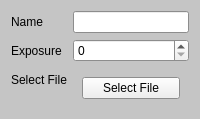
            <widget class="QWidget" name="stackCaptureOptions">
             <property name="palette">
              <palette>
               <active>
                <colorrole role="Base">
                 <brush brushstyle="SolidPattern">
                  <color alpha="255">
                   <red>255</red>
                   <green>255</green>
                   <blue>255</blue>
                  </color>
                 </brush>
                </colorrole>
                <colorrole role="Window">
                 <brush brushstyle="SolidPattern">
                  <color alpha="255">
                   <red>197</red>
                   <green>197</green>
                   <blue>197</blue>
                  </color>
                 </brush>
                </colorrole>
               </active>
               <inactive>
                <colorrole role="Base">
                 <brush brushstyle="SolidPattern">
                  <color alpha="255">
                   <red>255</red>
                   <green>255</green>
                   <blue>255</blue>
                  </color>
                 </brush>
                </colorrole>
                <colorrole role="Window">
                 <brush brushstyle="SolidPattern">
                  <color alpha="255">
                   <red>197</red>
                   <green>197</green>
                   <blue>197</blue>
                  </color>
                 </brush>
                </colorrole>
               </inactive>
               <disabled>
                <colorrole role="Base">
                 <brush brushstyle="SolidPattern">
                  <color alpha="255">
                   <red>197</red>
                   <green>197</green>
                   <blue>197</blue>
                  </color>
                 </brush>
                </colorrole>
                <colorrole role="Window">
                 <brush brushstyle="SolidPattern">
                  <color alpha="255">
                   <red>197</red>
                   <green>197</green>
                   <blue>197</blue>
                  </color>
                 </brush>
                </colorrole>
               </disabled>
              </palette>
             </property>
             <layout class="QVBoxLayout" name="verticalLayout_4">
              <item>
               <layout class="QFormLayout" name="formLayoutCaptureOptions">
                <item row="1" column="0">
                 <widget class="QLabel" name="labelExposure">
                  <property name="text">
                   <string>Exposure</string>
                  </property>
                 </widget>
                </item>
                <item row="1" column="1">
                 <widget class="QSpinBox" name="spinBoxExposure"/>
                </item>
                <item row="0" column="0">
                 <widget class="QLabel" name="labelCaptureName">
                  <property name="text">
                   <string>Name</string>
                  </property>
                 </widget>
                </item>
                <item row="0" column="1">
                 <widget class="QLineEdit" name="lineEditCapturaName"/>
                </item>
                <item row="2" column="0">
                 <widget class="QLabel" name="labelCaptureSelectFile">
                  <property name="text">
                   <string>Select File</string>
                  </property>
                 </widget>
                </item>
                <item row="2" column="1">
                 <widget class="QWidget" name="widgetCaptureSelectFile" native="true">
                  <layout class="QVBoxLayout" name="verticalLayout_11">
                   <item>
                    <widget class="QPushButton" name="buttonCaptureSelectFile">
                     <property name="text">
                      <string>Select File</string>
                     </property>
                    </widget>
                   </item>
                  </layout>
                 </widget>
                </item>
               </layout>
              </item>
             </layout>
            </widget>
